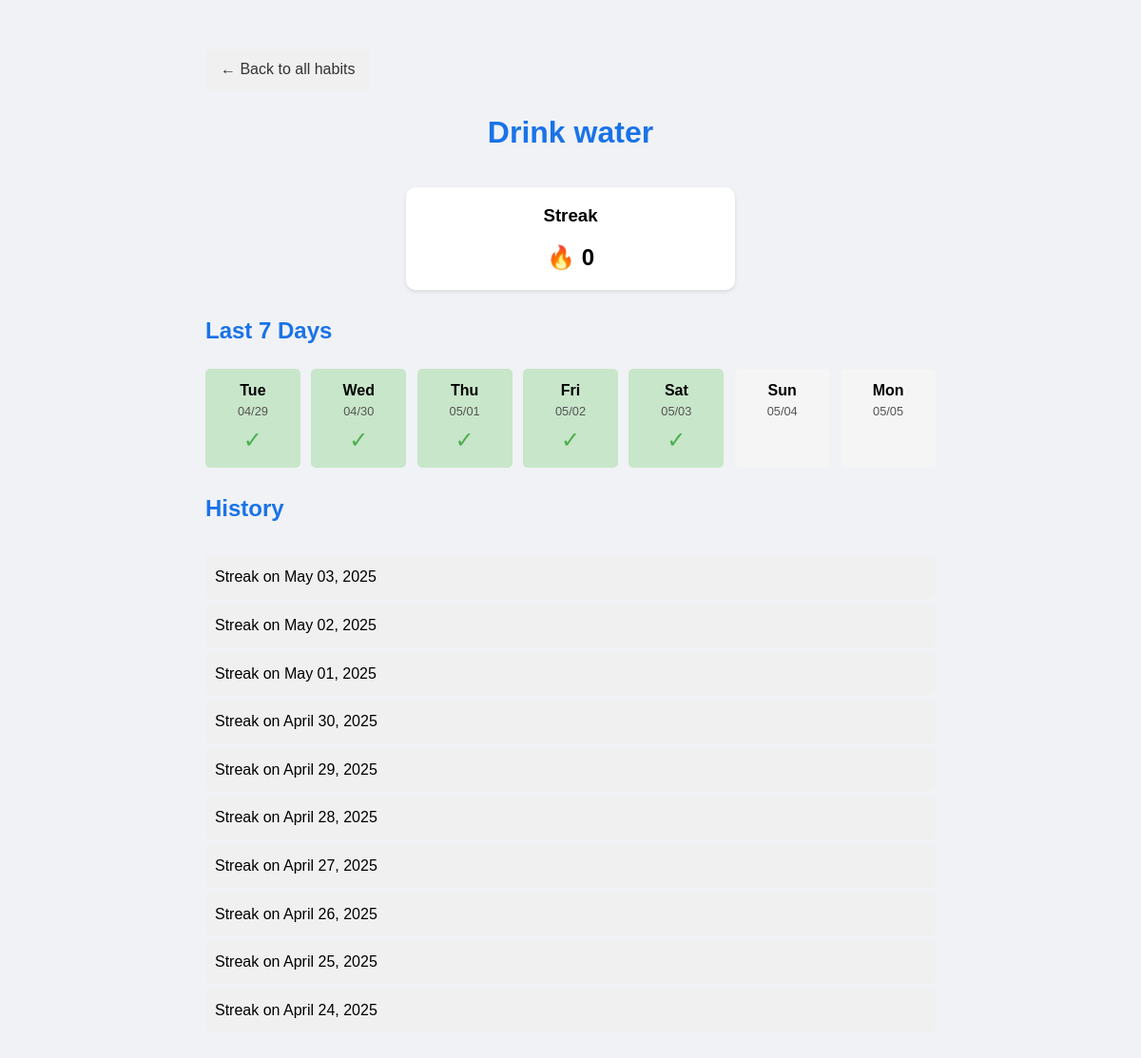
/habit/1, run on the app's committed database.
### app.py (models this page shows, shortened)
class Habit(db.Model):
    __tablename__ = 'habit'
    id = db.Column(db.Integer, primary_key=True)
    name = db.Column(db.String(100), nullable=False)
    created_at = db.Column(db.DateTime, default=datetime.utcnow)
    last_check_in = db.Column(db.Date)
    logs = db.relationship('HabitLog', backref='habit',
                           lazy='select', cascade='all, delete-orphan')
    def calculate_streak(self):
        logs = HabitLog.query.filter_by(
            habit_id=self.id).order_by(HabitLog.date.desc()).all()
        if not logs:
            return 0
        streak = 1
        today = date.today()
        if logs[0].date != today and logs[0].date != today - timedelta(days=1):
            return 1 if logs[0].date == today else 0

class HabitLog(db.Model):
    __tablename__ = 'habit_log'
    id = db.Column(db.Integer, primary_key=True)
    habit_id = db.Column(db.Integer, db.ForeignKey(
        'habit.id', ondelete='CASCADE'), nullable=False)
    date = db.Column(db.Date, nullable=False)
    created_at = db.Column(db.DateTime, default=datetime.utcnow)

### app.py (the view)
@app.route('/habit/<int:habit_id>')
def habit_detail(habit_id):
    habit = Habit.query.get_or_404(habit_id)
    logs = HabitLog.query.filter_by(
        habit_id=habit.id).order_by(HabitLog.date.desc()).all()
    today = date.today()
    last_7_days = []
    for i in range(6, -1, -1):
        day = today - timedelta(days=i)
        completed = any(log.date == day for log in logs)
        last_7_days.append({'date': day, 'completed': completed})
    return render_template('habit_detail.html', habit=habit, logs=logs, last_7_days=last_7_days)

### templates/habit_detail.html (shortened to what this page needs)
<!DOCTYPE html>
<html lang="en">
<head>
    <link rel="stylesheet" href="{{ url_for('static', filename='css/style.css') }}">
</head>
<body>
    <div class="container">
        <a href="{{ url_for('index') }}" class="back-link">← Back to all habits</a>
        <h1>{{ habit.name }}</h1>
        <div class="habit-stats">
            <div class="stat-item">
                <h3>Streak</h3>
                <p class="stat-value">🔥 {{ habit.calculate_streak() }}</p>
            </div>
        </div>
        <h2>Last 7 Days</h2>
        <div class="calendar">
            {% for day in last_7_days %}
            <div class="day-box {% if day.completed %}completed{% endif %}">
                <span class="day-name">{{ day.date.strftime('%a') }}</span>
                <span class="day-date">{{ day.date.strftime('%m/%d') }}</span>
            </div>
            {% endfor %}
        </div>
        <h2>History</h2>
        <div class="history-list">
            {% if logs %}
            {% for log in logs %}
            <div class="history-item">
                Streak on {{ log.date.strftime('%B %d, %Y') }}
            </div>
            {% endfor %}
            {% else %}
            <p>No completions recorded yet.</p>
            {% endif %}
        </div>
    </div>
</body>
</html>

### static/css/style.css (style rules this page uses)
* { margin: 0; padding: 0; box-sizing: border-box; }
body { font-family: Arial, sans-serif; line-height: 1.6; background-color: #f0f2f5; }
.container { max-width: 800px; margin: 2rem auto; padding: 0 1rem; }
h1 { text-align: center; color: #1a73e8; margin-bottom: 2rem; }
h2 { color: #1a73e8; margin: 1.5rem 0 1rem; }
.habit-stats { display: flex; justify-content: space-around; margin: 20px 0; text-align: center; }
.stat-item { background-color: white; padding: 15px; border-radius: 10px; box-shadow: 0 2px 4px rgba(0,0,0,0.1); width: 45%; }
.stat-value { font-size: 1.5rem; font-weight: bold; margin-top: 10px; }

### templates/habit_detail.html (style rules this page uses)
.calendar { display: flex; justify-content: space-between; margin: 20px 0; }
.day-box { display: flex; flex-direction: column; align-items: center; width: 13%; padding: 10px; border-radius: 5px; background-color: #f5f5f5; }
.day-date { font-size: 0.8em; color: #555; }
.day-name { font-weight: bold; }
.completed { background-color: #c8e6c9; }
.completed::after { content: '✓'; color: #4caf50; font-size: 1.5em; }
.history-list { margin-top: 30px; }
.history-item { padding: 10px; margin: 5px 0; background-color: #f0f0f0; border-radius: 5px; }
.back-link { display: inline-block; margin: 20px 0; padding: 8px 16px; background-color: #f0f0f0; color: #333; text-decoration: none; border-radius: 4px; }

### data on the page
Habit: name "Drink water"
HabitLog: calculate_streak "0", date "May 03, 2025"
HabitLog: date "May 02, 2025"
HabitLog: date "May 01, 2025"
HabitLog: date "April 30, 2025"
HabitLog: date "April 29, 2025"
HabitLog: date "April 28, 2025"
HabitLog: date "April 27, 2025"
HabitLog: date "April 26, 2025"
HabitLog: date "April 25, 2025"
HabitLog: date "April 24, 2025"

### other printed values
{{ day.date.strftime('%a') }} "Tue" "Wed" "Thu" "Fri" "Sat" "Sun" "Mon"
{{ day.date.strftime('%m/%d') }} "04/29" "04/30" "05/01" "05/02" "05/03" "05/04" "05/05"
